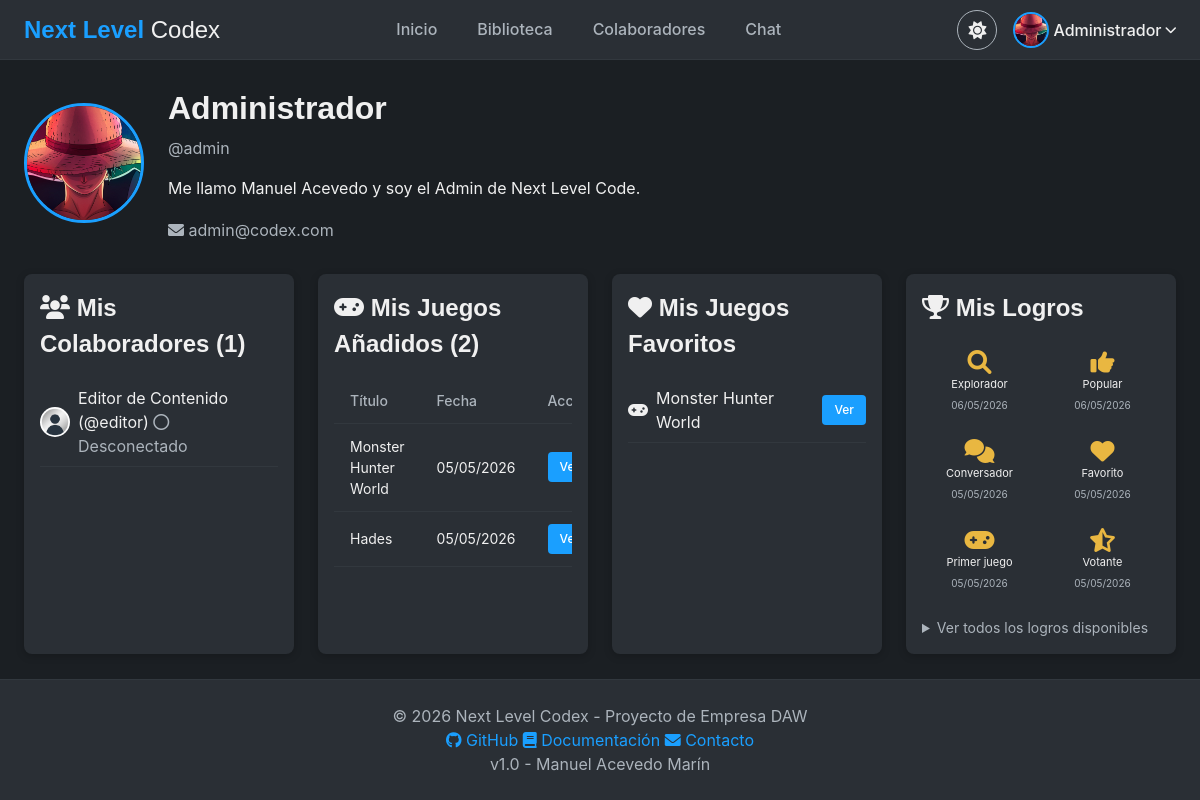
Page /vistas/perfil.php (signed in) on the earlier database version.
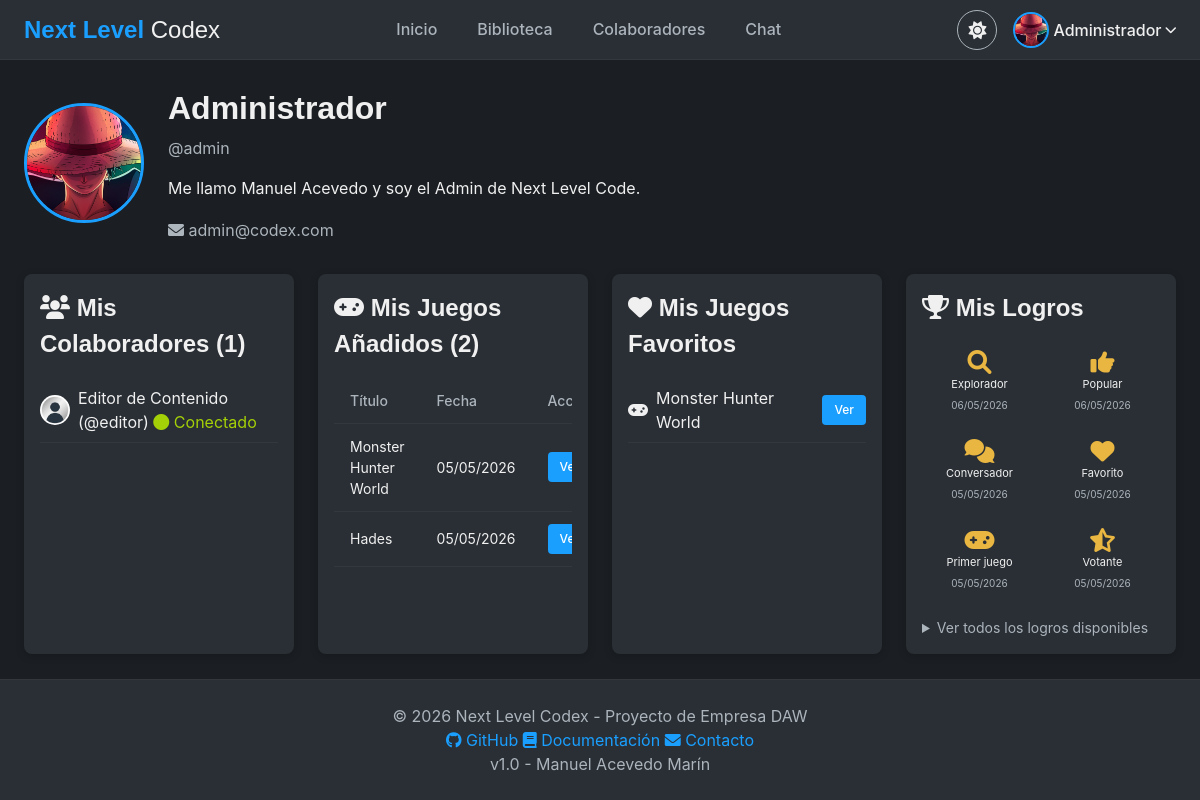
Same page on the later database version.
### tables this page shows
CREATE TABLE `usuarios` (
  `id` int(11) NOT NULL,
  `user` varchar(50) NOT NULL,
  `email` varchar(100) NOT NULL,
  `pass` varchar(255) NOT NULL,
  `nombre` varchar(100) NOT NULL,
  `level` int(11) NOT NULL DEFAULT 1 COMMENT '0=Admin, 1=Usuario normal',
  `amigos` text DEFAULT NULL,
  `ultima_conexion` datetime DEFAULT NULL,
  `conectado` int(11) DEFAULT 0,
  `ban_hasta` datetime DEFAULT NULL,
  `avatar` varchar(255) DEFAULT 'default.jpg' COMMENT 'Nombre del archivo de avatar',
  `bio` text DEFAULT NULL COMMENT 'Descripción del perfil',
  `idioma` varchar(5) DEFAULT 'es' COMMENT 'Idioma preferido (es / en)',
  `perfil_publico` tinyint(1) NOT NULL DEFAULT 0 COMMENT '1 = perfil visible para otros usuarios'
);

### vistas/perfil.php (the view, shortened to what the changed rows need)
<?php
include "../sec/sec.php";
$stmt = $db->prepare("SELECT id, user, nombre, email, avatar, bio, level, amigos, conectado FROM usuarios WHERE id = ?");
$stmt->bind_param("i", $_SESSION['id']);
$stmt->execute();
$usuario = $stmt->get_result()->fetch_assoc();
$colaboradores = [];
if (!empty($usuario['amigos'])) {
    $ids = array_filter(explode('#', $usuario['amigos']));
    if (count($ids) > 0) {
        $placeholders = implode(',', array_fill(0, count($ids), '?'));
        $stmt = $db->prepare("SELECT id, user, nombre, avatar, conectado FROM usuarios WHERE id IN ($placeholders)");
        $stmt->bind_param(str_repeat('i', count($ids)), ...$ids);
        $stmt->execute();
        $colaboradores = $stmt->get_result()->fetch_all(MYSQLI_ASSOC);
    }
}
$juegos = [];
if ($_SESSION['level'] <= 1) {
    $stmt = $db->prepare("SELECT id, titulo, fecha_creacion FROM juegos WHERE creador_id = ? ORDER BY fecha_creacion DESC");
    $stmt->bind_param("i", $_SESSION['id']);
    $stmt->execute();
    $juegos = $stmt->get_result()->fetch_all(MYSQLI_ASSOC);
}
include "../sec/header.php";
?>
<div class="main-container">
    <div class="perfil-header">
        <div class="perfil-info">
            <h1><?php echo htmlspecialchars($usuario['nombre']); ?></h1>
        </div>
    </div>
    <div class="perfil-secciones">
        <div class="card" style="flex: 1;">
            <div class="card-body">
                <h2><i class="fas fa-users"></i> Mis Colaboradores (<?php echo count($colaboradores); ?>)</h2>
                <?php if (count($colaboradores) > 0): ?>
                    <div class="lista-colaboradores">
                        <?php foreach ($colaboradores as $col): ?>
                            <div class="colaborador-item">
                                <img src="../assets/img/avatars/<?php echo htmlspecialchars($col['avatar'] ?: 'default.jpg'); ?>"
                                    alt="Avatar" class="mini-avatar" onerror="this.src='../assets/img/avatars/default.jpg'">
                                <span>
                                    <?php echo htmlspecialchars($col['nombre']); ?>
                                    (@<?php echo htmlspecialchars($col['user']); ?>)
                                    <?php if ($col['conectado'] == 1): ?>
                                        <span style="color: var(--success);"><i class="fas fa-circle"></i> Conectado</span>
                                    <?php else: ?>
                                        <span class="text-muted"><i class="far fa-circle"></i> Desconectado</span>
                                    <?php endif; ?>
                                </span>
                            </div>
                        <?php endforeach; ?>
                    </div>
                <?php else: ?>
                    <p class="text-muted">Aún no tienes colaboradores.</p>
                <?php endif; ?>
            </div>
        </div>
        <?php if ($_SESSION['level'] <= 1): ?>
            <div class="card" style="flex: 1;">
                <div class="card-body">
                    <h2><i class="fas fa-gamepad"></i> Mis Juegos Añadidos (<?php echo count($juegos); ?>)</h2>
                    <?php if (count($juegos) > 0): ?>
                        <div class="table-container">
                            <table class="table">
                                <thead>
                                    <tr>
                                        <th>Título</th>
                                        <th>Fecha</th>
                                        <th>Acción</th>
                                    </tr>
                                </thead>
                            </table>
                        </div>
                    <?php else: ?>
                        <p class="text-muted">No has añadido ningún juego.</p>
                    <?php endif; ?>
                </div>
            </div>
        <?php endif; ?>
        <div class="card" style="flex: 1;">
            <div class="card-body">
                <h2><i class="fas fa-heart"></i> Mis Juegos Favoritos</h2>
            </div>
        </div>
        <div class="card" style="flex: 1;">
            <div class="card-body">
                <h2><i class="fas fa-trophy"></i> Mis Logros</h2>
            </div>
        </div>
    </div>
</div>
<?php include "../sec/footer.php"; ?>

Differences in the rows shown:
changed usuarios "Editor de Contenido": conectado "Desconectado" → "Conectado"
